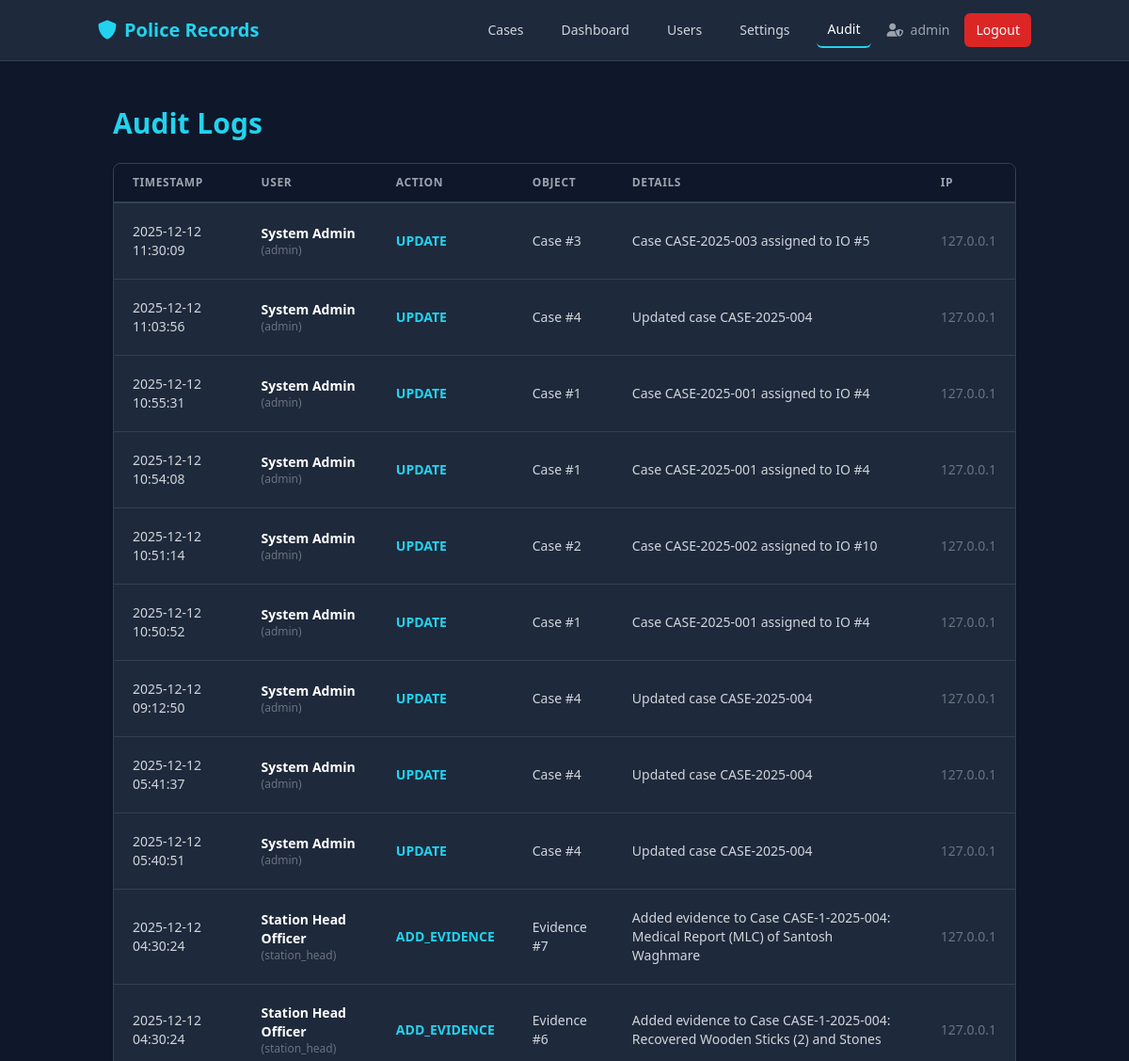
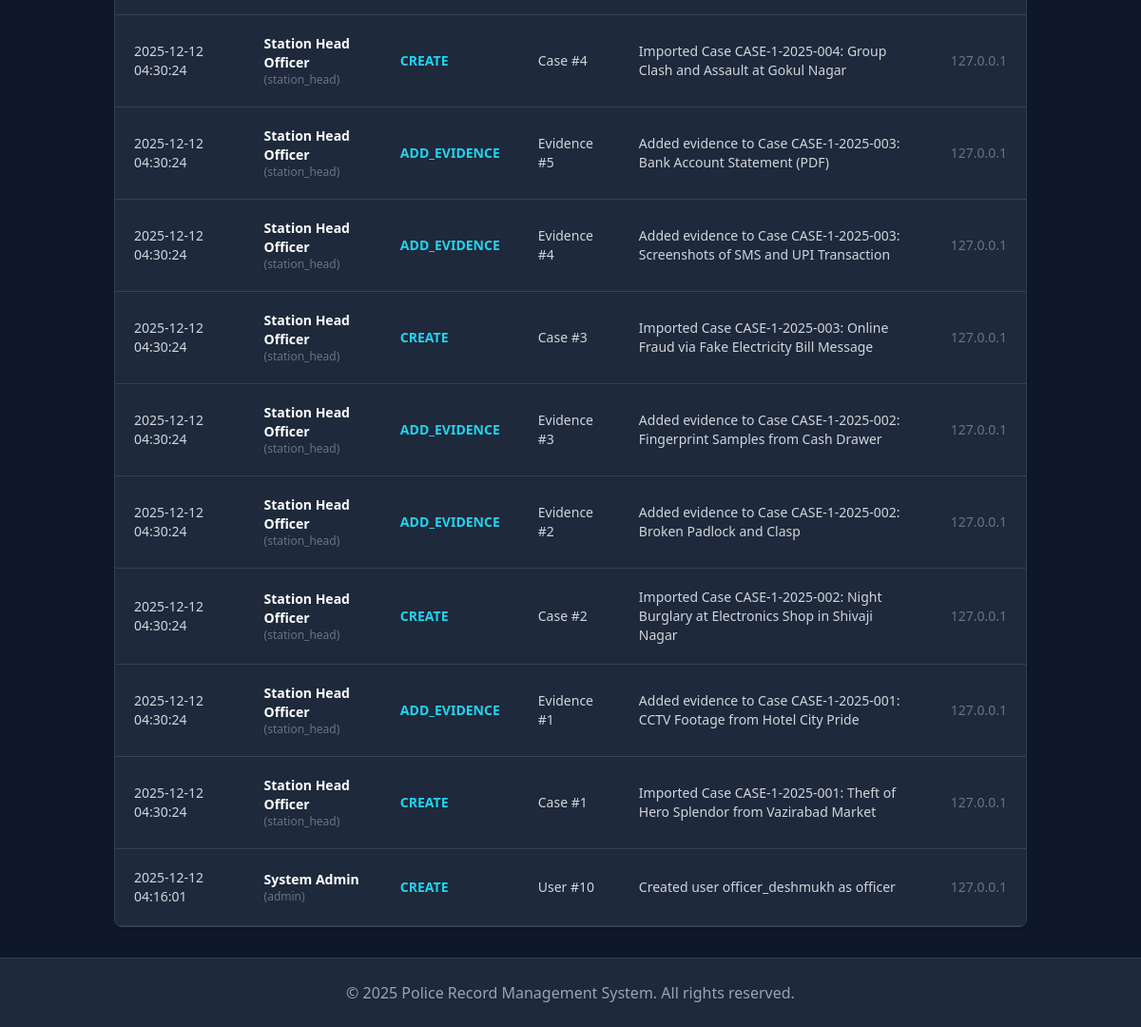
/admin/audit (signed in), run on an earlier commit of the app's database (2 pictures, top to bottom).
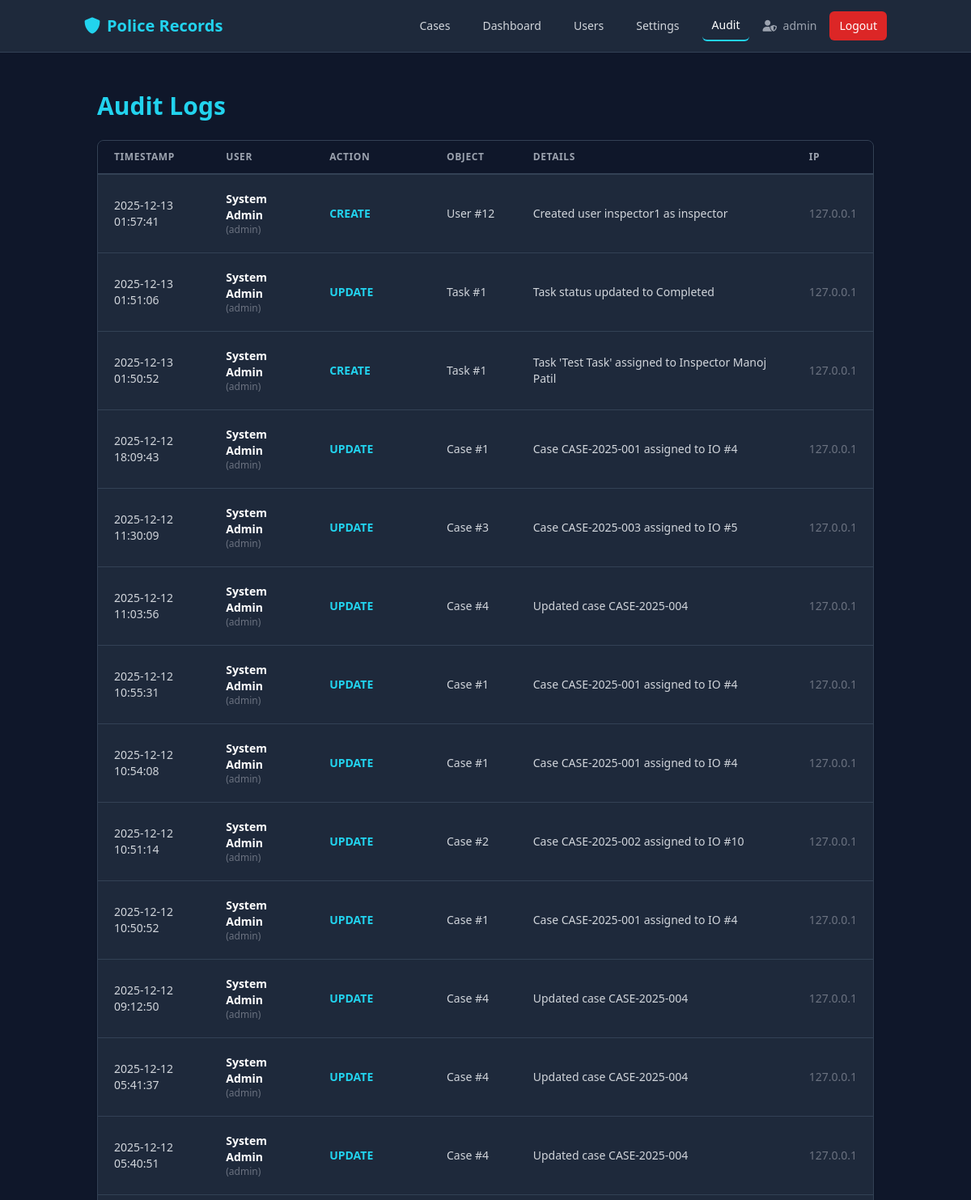
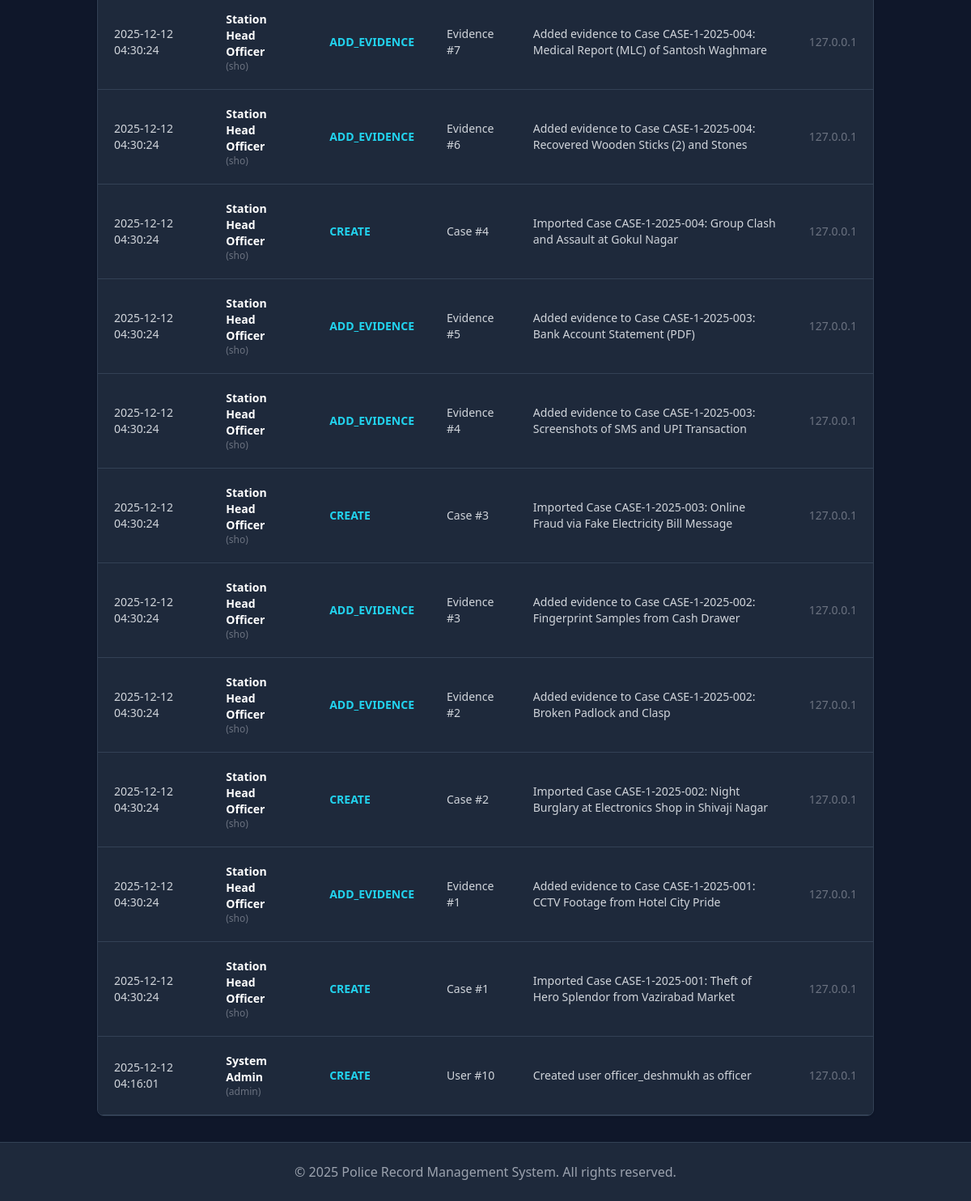
And on a later commit of the database (2 pictures, top to bottom).
### app/models.py (models this page shows, shortened)
class User(db.Model, UserMixin):
    id = db.Column(db.Integer, primary_key=True)
    station_id = db.Column(db.Integer, db.ForeignKey('station.id'), nullable=False)
    username = db.Column(db.String(80), unique=True, nullable=False)
    email = db.Column(db.String(120), unique=True, nullable=False)
    password_hash = db.Column(db.String(255), nullable=False)
    role = db.Column(db.String(50), nullable=False)
    full_name = db.Column(db.String(120), nullable=False)
    badge_number = db.Column(db.String(50))
    inspector_id = db.Column(db.Integer, db.ForeignKey('user.id'))
    is_active = db.Column(db.Boolean, default=True)
    created_at = db.Column(db.DateTime, default=datetime.utcnow)
    station = db.relationship('Station', backref='users')
    officers = db.relationship('User', backref=db.backref('inspector', remote_side=[id]), lazy=True)
    cases_reported = db.relationship('Case', foreign_keys='Case.created_by_id', backref='reporter', lazy=True)
    firs_filed = db.relationship('FIR', foreign_keys='FIR.filed_by_id', backref='filer', lazy=True)

class AuditLog(db.Model):
    id = db.Column(db.Integer, primary_key=True)
    station_id = db.Column(db.Integer, db.ForeignKey('station.id'), nullable=False)
    user_id = db.Column(db.Integer, db.ForeignKey('user.id'))
    action = db.Column(db.String(50), nullable=False) # CREATE, UPDATE, DELETE, LOGIN
    object_type = db.Column(db.String(50)) # Case, Evidence, User
    object_id = db.Column(db.Integer)
    details = db.Column(db.Text)
    ip_address = db.Column(db.String(50))
    timestamp = db.Column(db.DateTime, default=datetime.utcnow)
    user = db.relationship('User', backref=db.backref('audit_logs', lazy=True))

### app/admin/routes.py (the view)
@admin.route('/admin/audit')
@login_required
@admin_required
def audit_logs():
    logs = AuditLog.query.filter_by(station_id=current_user.station_id).order_by(AuditLog.timestamp.desc()).limit(100).all()
    return render_template('admin/audit.html', logs=logs)

### app/admin/routes.py (called while the page is built)
def admin_required(f):
    @wraps(f)
    def decorated_function(*args, **kwargs):
        if not current_user.is_authenticated or current_user.role != 'admin':
            return render_template('403.html'), 403
        return f(*args, **kwargs)
    return decorated_function

### app/models.py (called while the page is built)
@login_manager.user_loader
def load_user(user_id):
    return User.query.get(int(user_id))

### app/templates/admin/audit.html
{% extends "base.html" %}
{% block content %}
<div class="container mx-auto px-4">
    <h2 class="text-3xl font-bold text-cyan-400 mb-6">Audit Logs</h2>
    <div class="bg-slate-800 rounded-lg shadow border border-slate-700 overflow-hidden">
        <table class="min-w-full leading-normal">
            <thead>
                <tr>
                    <th
                        class="px-5 py-3 border-b-2 border-slate-700 bg-slate-900 text-left text-xs font-semibold text-gray-400 uppercase tracking-wider">
                        Timestamp</th>
                    <th
                        class="px-5 py-3 border-b-2 border-slate-700 bg-slate-900 text-left text-xs font-semibold text-gray-400 uppercase tracking-wider">
                        User</th>
                    <th
                        class="px-5 py-3 border-b-2 border-slate-700 bg-slate-900 text-left text-xs font-semibold text-gray-400 uppercase tracking-wider">
                        Action</th>
                    <th
                        class="px-5 py-3 border-b-2 border-slate-700 bg-slate-900 text-left text-xs font-semibold text-gray-400 uppercase tracking-wider">
                        Object</th>
                    <th
                        class="px-5 py-3 border-b-2 border-slate-700 bg-slate-900 text-left text-xs font-semibold text-gray-400 uppercase tracking-wider">
                        Details</th>
                    <th
                        class="px-5 py-3 border-b-2 border-slate-700 bg-slate-900 text-left text-xs font-semibold text-gray-400 uppercase tracking-wider">
                        IP</th>
                </tr>
            </thead>
            <tbody>
                {% for log in logs %}
                <tr>
                    <td class="px-5 py-5 border-b border-slate-700 bg-slate-800 text-sm text-gray-300">{{
                        log.timestamp.strftime('%Y-%m-%d %H:%M:%S') }}</td>
                    <td class="px-5 py-5 border-b border-slate-700 bg-slate-800 text-sm text-gray-300">
                        {% if log.user %}
                        <span class="font-semibold text-white">{{ log.user.full_name }}</span>
                        <span class="text-xs text-gray-500 block">({{ log.user.role }})</span>
                        {% else %}
                        <span class="text-gray-500 italic">System / Deleted User</span>
                        {% endif %}
                    </td>
                    <td class="px-5 py-5 border-b border-slate-700 bg-slate-800 text-sm font-bold text-cyan-400">{{
                        log.action }}</td>
                    <td class="px-5 py-5 border-b border-slate-700 bg-slate-800 text-sm text-gray-300">{{
                        log.object_type }} #{{ log.object_id }}</td>
                    <td class="px-5 py-5 border-b border-slate-700 bg-slate-800 text-sm text-gray-300">{{ log.details }}
                    </td>
                    <td class="px-5 py-5 border-b border-slate-700 bg-slate-800 text-sm text-gray-500">{{ log.ip_address
                        }}</td>
                </tr>
                {% endfor %}
            </tbody>
        </table>
    </div>
</div>
{% endblock %}

### app/templates/base.html (shortened to what this page needs)
<!DOCTYPE html>
<html lang="en">
<head>
    <script src="https://cdn.tailwindcss.com"></script>
    <link href="https://cdnjs.cloudflare.com/ajax/libs/font-awesome/6.0.0/css/all.min.css" rel="stylesheet">
</head>
<body class="bg-slate-900 text-gray-100 min-h-screen flex flex-col">
    <nav class="bg-slate-800 border-b border-slate-700">
        <div class="container mx-auto px-4">
            <div class="flex justify-between items-center h-16">
                <a href="{{ url_for('main.index') }}" class="text-xl font-bold text-cyan-400">
                    <i class="fas fa-shield-alt mr-2"></i>Police Records
                </a>
                <div class="flex items-center space-x-4">
                    {% if current_user.is_authenticated %}
                    <a href="{{ url_for('cases.list_cases') }}"
                        class="text-gray-300 hover:text-white px-3 py-2 rounded-md text-sm font-medium {{ 'border-b-2 border-cyan-400 text-white' if 'cases' in request.endpoint }}">Cases</a>
                    {% if current_user.role == 'admin' %}
                    <a href="{{ url_for('dashboard.admin_dashboard') }}"
                        class="text-gray-300 hover:text-white px-3 py-2 rounded-md text-sm font-medium {{ 'border-b-2 border-cyan-400 text-white' if request.endpoint == 'dashboard.admin_dashboard' }}">Dashboard</a>
                    <a href="{{ url_for('admin.users') }}"
                        class="text-gray-300 hover:text-white px-3 py-2 rounded-md text-sm font-medium {{ 'border-b-2 border-cyan-400 text-white' if request.endpoint == 'admin.users' }}">Users</a>
                    <a href="{{ url_for('admin.settings') }}"
                        class="text-gray-300 hover:text-white px-3 py-2 rounded-md text-sm font-medium {{ 'border-b-2 border-cyan-400 text-white' if request.endpoint == 'admin.settings' }}">Settings</a>
                    <a href="{{ url_for('admin.audit_logs') }}"
                        class="text-gray-300 hover:text-white px-3 py-2 rounded-md text-sm font-medium {{ 'border-b-2 border-cyan-400 text-white' if request.endpoint == 'admin.audit_logs' }}">Audit</a>
                    {% endif %}
                    <span class="text-gray-400 text-sm ml-4 mr-2">
                        <i class="fas fa-user-shield mr-1"></i> {{ current_user.username }}
                    </span>
                    <a href="{{ url_for('auth.logout') }}"
                        class="bg-red-600 hover:bg-red-700 text-white px-3 py-2 rounded-md text-sm font-medium ml-2">Logout</a>
                    {% else %}
                    <a href="{{ url_for('auth.login') }}" class="text-gray-300 hover:text-white">Login</a>
                    <a href="{{ url_for('auth.register') }}"
                        class="bg-cyan-600 hover:bg-cyan-700 text-white px-4 py-2 rounded">Register</a>
                    {% endif %}
                </div>
            </div>
        </div>
    </nav>
    <main class="flex-grow container mx-auto px-4 py-8">
        {% block content %}{% endblock %}
    </main>
    <footer class="bg-slate-800 border-t border-slate-700 py-6 mt-auto">
        <div class="container mx-auto px-4 text-center text-gray-400">
            <p>&copy; {{ now.year if now else 2025 }} Police Record Management System. All rights reserved.</p>
        </div>
    </footer>
</body>
</html>

What changed in the data, as far as the page shows it:
added AuditLog: timestamp "2025-12-13 01:57:41", user.full_name "System Admin", user.role "admin", action "CREATE", object_type "User", object_id "12", details "Created user inspector1 as inspector", ip_address "127.0.0.1"
added AuditLog: timestamp "2025-12-13 01:51:06", user.full_name "System Admin", user.role "admin", action "UPDATE", object_type "Task", object_id "1", details "Task status updated to Completed", ip_address "127.0.0.1"
added AuditLog: timestamp "2025-12-13 01:50:52", user.full_name "System Admin", user.role "admin", action "CREATE", object_type "Task", object_id "1", details "Task 'Test Task' assigned to Inspector Manoj Patil", ip_address "127.0.0.1"
added AuditLog: timestamp "2025-12-12 18:09:43", user.full_name "System Admin", user.role "admin", action "UPDATE", object_type "Case", object_id "1", details "Case CASE-2025-001 assigned to IO #4", ip_address "127.0.0.1"
changed through a linked row, AuditLog "Added evidence to Case CASE-1-2025-004: Medical Report (MLC) of Santosh Waghmare": user.role "station_head" → "sho"
changed through a linked row, AuditLog "Added evidence to Case CASE-1-2025-004: Recovered Wooden Sticks (2) and Stones": user.role "station_head" → "sho"
changed through a linked row, AuditLog "Imported Case CASE-1-2025-004: Group Clash and Assault at Gokul Nagar": user.role "station_head" → "sho"
changed through a linked row, AuditLog "Added evidence to Case CASE-1-2025-003: Bank Account Statement (PDF)": user.role "station_head" → "sho"
changed through a linked row, AuditLog "Added evidence to Case CASE-1-2025-003: Screenshots of SMS and UPI Transaction": user.role "station_head" → "sho"
changed through a linked row, AuditLog "Imported Case CASE-1-2025-003: Online Fraud via Fake Electricity Bill Message": user.role "station_head" → "sho"
changed through a linked row, AuditLog "Added evidence to Case CASE-1-2025-002: Fingerprint Samples from Cash Drawer": user.role "station_head" → "sho"
changed through a linked row, AuditLog "Added evidence to Case CASE-1-2025-002: Broken Padlock and Clasp": user.role "station_head" → "sho"
changed through a linked row, AuditLog (number 22 of 25 on the later page): user.role "station_head" → "sho"
changed through a linked row, AuditLog "Added evidence to Case CASE-1-2025-001: CCTV Footage from Hotel City Pride": user.role "station_head" → "sho"
changed through a linked row, AuditLog "Imported Case CASE-1-2025-001: Theft of Hero Splendor from Vazirabad Market": user.role "station_head" → "sho"
